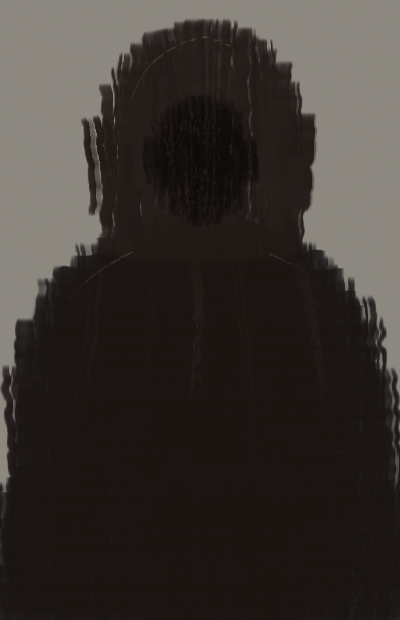
#> input picture paintings/Claude/the_curator/patron/painting.png, 400 x 620 px, given in place of patron_rgb.png, which was not available
$ python patron_light.py
#> lines starting #> are read from the running program, lines starting #| are printed output that depends on the picture; after the words box and inside, x2 and y2 are one past the last pixel; in counts of white or black regions, pixels touching at a corner belong together; pictures that were not available may be replaced by others from this repository, and a replacement may not be noted
"""Is the top of the patron's value range paint, or the ground the cut throws away? And how much of the rim landed?"""
import numpy as np
from PIL import Image
A = "/home/user/projects/the-curator/game/art/easel/"
RGB = "/tmp/claude-0/-home-user-projects/effc84d7-d7e9-5d60-848f-887f6f888335/scratchpad/cand/patron_rgb.png"   # patron_default.py 99, uncut
V = (np.asarray(Image.open(RGB).convert("RGB")).astype(float) / 255) @ [0.2126, 0.7152, 0.0722]   # Easel's value
a = np.asarray(Image.open(A + "patron_default.png").convert("RGBA"))[:, :, 3]
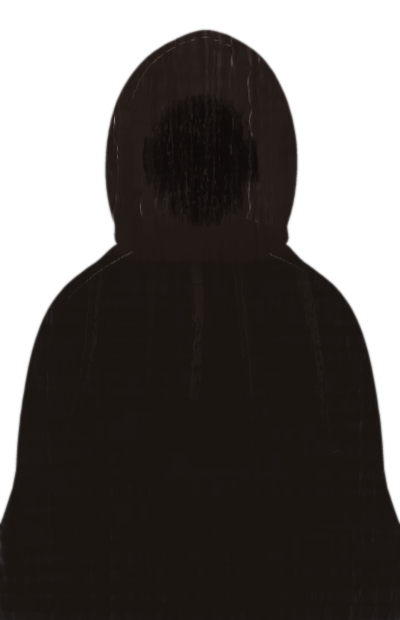
#> input picture paintings/Claude/the_curator/patron/patron_default.png, 400 x 620 px, found by its file name
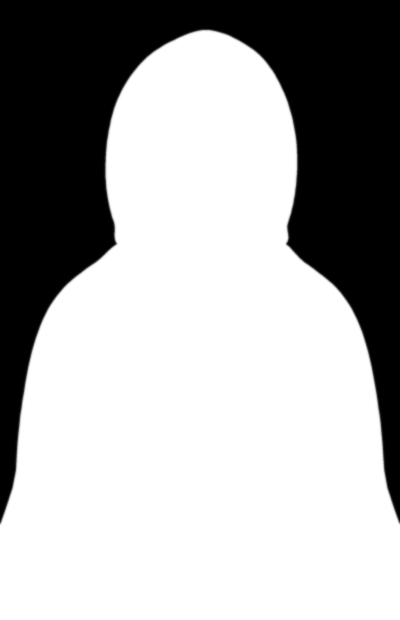
#> a: shape (620, 400); min 0, max 255, mean 170
inside, outside = V[a == 255], V[a == 0]
print(f"inside the cut: max {inside.max():.2f}, 99.9th {np.percentile(inside, 99.9):.2f}, 99th {np.percentile(inside, 99):.2f}")
#| inside the cut: max 0.50, 99.9th 0.20, 99th 0.13
print(f"cut-away: median {np.median(outside):.2f}")
#| cut-away: median 0.53
H, W = V.shape
#> H = 620; W = 400
cell, ca = V[0:int(3 * H / 8), int(3 * W / 8):int(5 * W / 8)], a[0:int(3 * H / 8), int(3 * W / 8):int(5 * W / 8)]
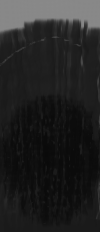
#> cell: shape (232, 100) float64; min 0.0423, max 0.538, mean 0.142
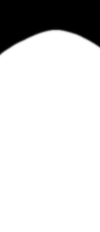
#> ca: shape (232, 100); min 0, max 255, mean 213.3
top = lambda v: np.sort(v.ravel())[-max(1, v.size // 20):].mean()
print(f"D1:E3 brightest twentieth: whole cell {top(cell):.2f}, inside the cut {top(cell[ca == 255]):.2f}")
#| D1:E3 brightest twentieth: whole cell 0.54, inside the cut 0.16
for lo, hi in ((1, 254), (255, 255)):
    m = (a >= lo) & (a <= hi)
    print(f"alpha {lo}-{hi}: {m.sum()} px, pixels over value 0.40: {(V[m] > 0.40).sum()}")
#> this loop made 2 passes
#| alpha 1-254: 5890 px, pixels over value 0.40: 5
#| alpha 255-255: 162417 px, pixels over value 0.40: 5
#> pass 1, `m = (a >= lo) & (a <= hi)`:
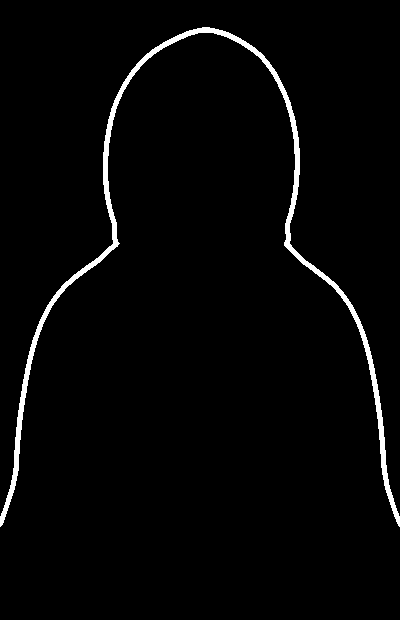
#> m: shape (620, 400) bool; 2.4% white; 1 white region, box (x1, y1, x2, y2) and area: (0, 27, 400, 527) 5890
#> pass 2, `m = (a >= lo) & (a <= hi)`:
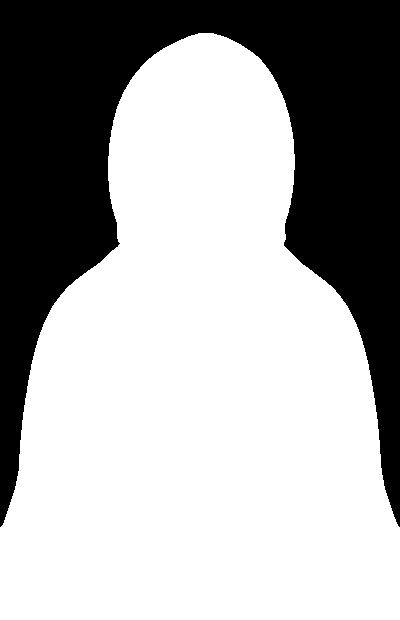
#> m: shape (620, 400) bool; 65.5% white; 1 black region, box (x1, y1, x2, y2) and area: (0, 0, 400, 527) 85583
